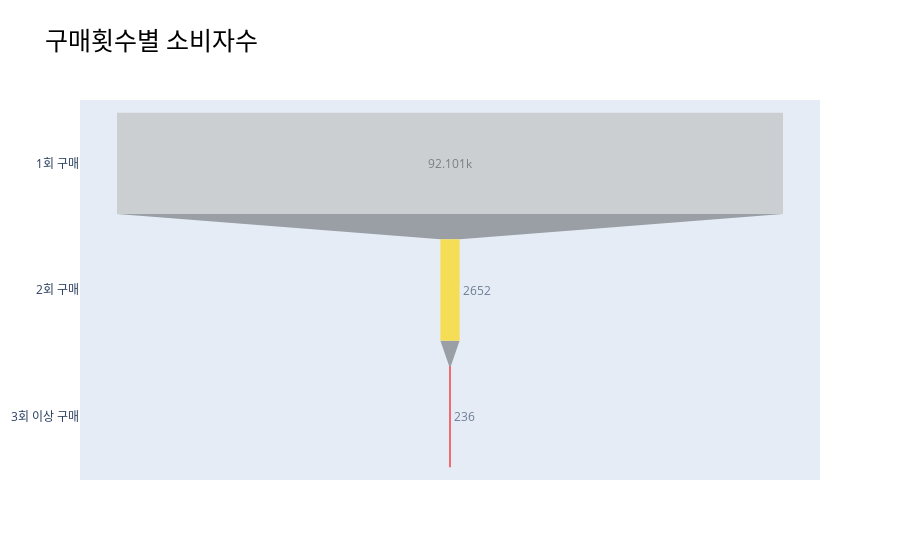

The notebook cell this image was saved under:
### Code cell
from plotly import graph_objects as go

order_1 = len(result_df[result_df['Frequency'] == 1])
order_2 = len(result_df[result_df['Frequency'] == 2])
order_3 = len(result_df[result_df['Frequency'] >= 3])

fig = go.Figure(go.Funnel(
    y =["1회 구매", "2회 구매", "3회 이상 구매"],
    x = [order_1,order_2,order_3],
    textinfo = "value",
    opacity = 0.65, marker = {"color": ["silver", "gold", "red", 'red'],
                              
    }
    ))
fig.update_layout(
    title=dict(
        # <br> 태크와 <sup>태그 사용해서 서브 타이틀을 작성할 수 있음
        text='구매횟수별 소비자수',
        font=dict(
            family="Arial",
            size=25,
            color="#000000")))
fig.show()

### Figure 1 — Plotly figure (JSON) as saved in the notebook; plotly's stock layout.template omitted (floating-point values rounded to 4 significant figures)
{"data": [{"marker": {"color": ["silver", "gold", "red", "red"]}, "opacity": 0.65, "textinfo": "value", "type": "funnel", "x": [92101, 2652, 236], "y": ["1회 구매", "2회 구매", "3회 이상 구매"]}], "layout": {"title": {"font": {"color": "#000000", "family": "Arial", "size": 25}, "text": "구매횟수별 소비자수"}}}
